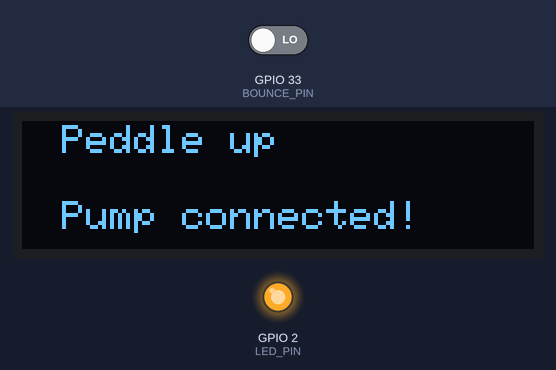
This program was run on a simulated ESP32. On the bench: 128×32 one-colour display, output pins drawn as LEDs (lit = HIGH). The test bench sets the inputs (shaded band); at power-on: GPIO 33 (BOUNCE_PIN) LOW. What the program prints to the serial monitor is not drawn.

Above: at 3.7 s.
3.8 s: GPIO 33 (BOUNCE_PIN) driven HIGH
At 4.5 s:
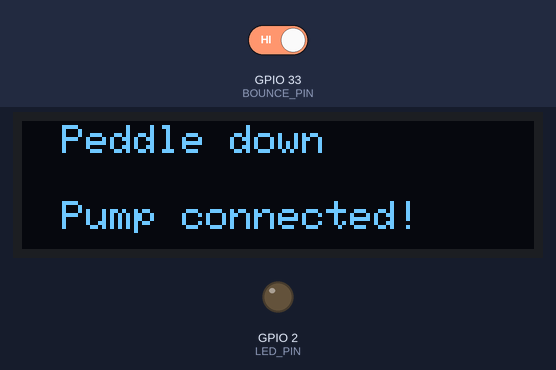
5.3 s: GPIO 33 (BOUNCE_PIN) driven LOW
At 5.6 s:
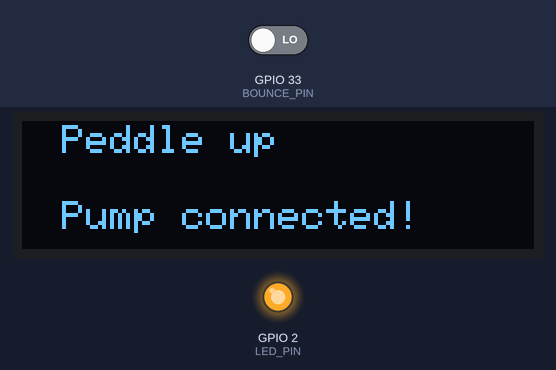
Timing chart, 0 to 8.3 s (numbered marks = the images above; inputs shaded):
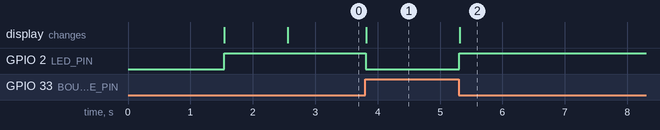

Measured:
- after the input at 3.8 s, GPIO 2 (LED_PIN): HIGH → LOW at once; the display: changes at once (image 1)
- after the input at 5.3 s, GPIO 2 (LED_PIN): LOW → HIGH at once; the display: changes at once (image 2)

The program:

main.cpp
```cpp
// (licence header left out)
#include <SPI.h>
#include <WiFi.h>
#include <Wire.h>
#include <Adafruit_GFX.h>
#include <Adafruit_SSD1306.h>
#include <Bounce2.h>
#include <esp_now.h>

#define SCREEN_WIDTH 128 // OLED display width, in pixels
#define SCREEN_HEIGHT 32 // OLED display height, in pixels

// Declaration for an SSD1306 display connected to I2C (SDA, SCL pins)
// The pins for I2C are defined by the Wire-library.
// On an arduino UNO:       A4(SDA), A5(SCL)
// On an arduino MEGA 2560: 20(SDA), 21(SCL)
// On an arduino LEONARDO:   2(SDA),  3(SCL), ...
// On an ESP32:             21(SDA), 22(SCL) from: https://randomnerdtutorials.com/esp32-i2c-communication-arduino-ide/

#define OLED_RESET     -1 // Reset pin # (or -1 if sharing Arduino reset pin)
#define SCREEN_ADDRESS 0x3C ///< See datasheet for Address; 0x3D for 128x64, 0x3C for 128x32
Adafruit_SSD1306 display(SCREEN_WIDTH, SCREEN_HEIGHT, &Wire, OLED_RESET);


// ESP-NOW message for pump mac, change to your pump mac
uint8_t pumpAddress[] = {0x84, 0xCC, 0xA8, 0x2C, 0x0D, 0xA8};

#define PUMP_ON true;
#define PUMP_OFF false;
bool pumpState = PUMP_OFF;

// pump will either respond to a message or not and the pressence flag will be set if it successfully receives a message
#define PUMP_PRESENT true;
#define PUMP_UNAVAILABLE false;
bool pumpPresence = PUMP_UNAVAILABLE;

// message will either be herald message 'false' to find pump, or pedal down message 'true' to tell pump to toggle on/off
#define PEDAL_PRESSED true;
#define PUMP_CONNECT false;
typedef struct struct_message {
  bool pumpFlag_msg;
} struct_message;

struct_message pumpMessage;
esp_now_peer_info_t peerInfo;

// callback to check on success of message send
void OnDataSent(const uint8_t *mac_addr, esp_now_send_status_t status) {
  //Prints it on Serial Monitor
  Serial.println("Sent to pump");

  if (status == ESP_NOW_SEND_SUCCESS) {
    Serial.println( "Delivery Success");
    pumpPresence = PUMP_PRESENT;
  } else {
    Serial.println( "Delivery Fail");
    pumpPresence = PUMP_UNAVAILABLE;
  }
}

// display a set of display updates, dependant upon two flags
void displayUpdate(bool updown, bool pumpthere) {
  display.clearDisplay();
  display.setTextSize(1);             // Normal 1:1 pixel scale
  display.setTextColor(SSD1306_WHITE);        // Draw white text
  display.setCursor(10,1);             // Start at top-left corner
  display.print(updown ? F("Peddle down") : F("Peddle up"));
  display.setCursor(10,20);             // Start at top-left corner
  if (!pumpthere) {
    display.setTextColor(SSD1306_BLACK, SSD1306_WHITE);
    display.fillRect(8,16,112,22,SSD1306_INVERSE);
    display.print(F("Pump disconnected!"));
  } else {

    display.print( F("Pump connected!") );
  }

  display.display();
}

// setup led to blink
#define LED_PIN LED_BUILTIN


// pedal input processing
#define BOUNCE_PIN 33
Bounce bounce = Bounce();
int pressCount = 0;  // pedal press count for debugging


// start ESP-NOW
void InitESPNow(void) {
  //If the initialization was successful
  if (esp_now_init() == ESP_OK) {
    Serial.println("ESPNow Init Success");
  }
  //If there was an error
  else {
    Serial.println("ESPNow Init Failed");
    ESP.restart();
  }
}

void registerCallback (void) {

  esp_err_t cbstatus = esp_now_register_send_cb(OnDataSent);

  switch (cbstatus)
  {
  case ESP_OK:
    Serial.println("cb registered");
    break;

  case ESP_ERR_ESPNOW_NOT_INIT:
    Serial.println("ESP NOW not actually initiated");
    break;

  case ESP_ERR_ESPNOW_INTERNAL:
    Serial.println("ESP NOW internal error");
    break;

  default:
    Serial.println("Unknown error in cb registration");
    break;
  }

}

void registerPeer (void) {
  memcpy(peerInfo.peer_addr, pumpAddress, 6);
  peerInfo.channel = 0;
  peerInfo.encrypt = false;

  esp_err_t status = esp_now_add_peer(&peerInfo);

  switch (status)
    {
    case ESP_OK:
      Serial.println("Peer registered");
      break;
    case ESP_ERR_ESPNOW_NOT_INIT:
      Serial.println("ESP NOW not actually initiated");
      break;

    case ESP_ERR_ESPNOW_ARG:
      Serial.println("ESP NOW error in argument");
      break;

    case ESP_ERR_ESPNOW_FULL:
      Serial.println("ESP NOW peer list is full");
      break;

    case ESP_ERR_ESPNOW_NO_MEM:
      Serial.println("ESP NOW no memory");
      break;

    case ESP_ERR_ESPNOW_EXIST:
      Serial.println("ESP NOW peer has existed");
      break;
    default:
      Serial.println("Unknown error peer registration");
      break;
    }
}

// ping pump till it connects
void findPump (void) {

  while (!pumpPresence) {
    pumpMessage.pumpFlag_msg = PUMP_CONNECT;
    pumpPresence = PUMP_UNAVAILABLE;


    esp_err_t result = esp_now_send(pumpAddress, (uint8_t *) &pumpMessage, sizeof(pumpMessage));

    switch (result)
    {
    case ESP_OK:
      Serial.println("Connect sent");
      pumpPresence = PUMP_PRESENT;
      break;
    case ESP_ERR_ESPNOW_NOT_INIT:
      Serial.println("ESP NOW not actually initiated");
      break;

    case ESP_ERR_ESPNOW_ARG:
      Serial.println("ESP NOW error in argument");
      break;

    case ESP_ERR_ESPNOW_INTERNAL:
      Serial.println("ESP NOW internal error");
      break;

    case ESP_ERR_ESPNOW_NO_MEM:
      Serial.println("ESP NOW no memory");
      break;

    case ESP_ERR_ESPNOW_NOT_FOUND:
      Serial.println("ESP NOW peer not found");
      break;

    case ESP_ERR_ESPNOW_IF:
      Serial.println("ESP NOW peer wifi mismatch");
      break;

    default:
      Serial.println("Unknown error in send");
      break;
    }
    delay(1000);
    }
}

// setup device
void setup() {
  Serial.begin(115200);

  // SSD1306_SWITCHCAPVCC = generate display voltage from 3.3V internally
  if(!display.begin(SSD1306_SWITCHCAPVCC, SCREEN_ADDRESS)) {
    Serial.println(F("SSD1306 allocation failed"));
    return;
  }

  display.clearDisplay();

  // setup access point

  WiFi.mode(WIFI_STA);
  WiFi.disconnect();


  delay(1500);
  Serial.print("\nMAC: ");
  Serial.println(WiFi.macAddress());

  // start ESP-NOW
  InitESPNow();
  registerCallback();

  // setup pedal input
  bounce.attach( BOUNCE_PIN ,  INPUT );
  bounce.interval(5); // interval in ms
  displayUpdate(0,false);

  // LED SETUP
  int ledState = HIGH;
  pinMode(LED_PIN, OUTPUT);
  digitalWrite(LED_PIN, ledState);

  // add peer
  registerPeer();
  findPump();
  displayUpdate(0,pumpPresence);
}


// send a pedal press message, but flag pump lost if message is not successful
void pedalPressed (void) {
  pumpMessage.pumpFlag_msg = PEDAL_PRESSED;

  esp_err_t status = esp_now_send(pumpAddress, (uint8_t *) &pumpMessage, sizeof(pumpMessage));
  pumpPresence = PUMP_UNAVAILABLE;

  switch (status)
  {
  case ESP_OK:
    Serial.println("Pedal press sent");
    pumpPresence = PUMP_PRESENT;
    break;
  case ESP_ERR_ESPNOW_NOT_INIT:
    Serial.println("ESP NOW not actually initiated");
    break;

  case ESP_ERR_ESPNOW_ARG:
    Serial.println("ESP NOW error in argument");
    break;

  case ESP_ERR_ESPNOW_INTERNAL:
    Serial.println("ESP NOW internal error");
    break;

  case ESP_ERR_ESPNOW_NO_MEM:
    Serial.println("ESP NOW no memory");
    break;

  case ESP_ERR_ESPNOW_NOT_FOUND:
    Serial.println("ESP NOW peer not found");
    break;

  case ESP_ERR_ESPNOW_IF:
    Serial.println("ESP NOW peer wifi mismatch");
    break;

  default:
    Serial.println("Unknown error in send");
    break;
  }
}


// forever do
void loop() {

  bounce.update();

  // <Bounce>.changed() RETURNS true IF THE STATE CHANGED (FROM HIGH TO LOW OR LOW TO HIGH)
  if ( bounce.changed() ) {
    // THE STATE OF THE INPUT CHANGED
    // GET THE STATE
    int deboucedInput = bounce.read();

    // IF THE CHANGED VALUE IS HIGH
    if ( deboucedInput == HIGH ) {
      pedalPressed () ;
      digitalWrite(LED_PIN, LOW);
      Serial.println("button press " + String(pressCount));
    } else {

      digitalWrite(LED_PIN, HIGH);
      Serial.println("button release " + String(pressCount));
      pressCount += 1;
    }

    displayUpdate(deboucedInput,pumpPresence);
  }

}
```
